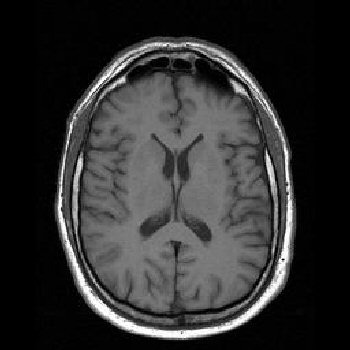
#> input picture LAB4- IMAGE SAMPLING/pred1.jpg, 350 x 350 px
$ jupyter execute LAB4_2247218.ipynb
#> lines starting #> are read from the running program, lines starting #| are printed output that depends on the picture
[cell 1]
import cv2
import numpy as np
import matplotlib.pyplot as plt

def resize_nearest_neighbor(image, scale):
    height, width = image.shape[:2]
    new_height = int(height * scale)
    new_width = int(width * scale)
    resized_image = cv2.resize(image, (new_width, new_height), interpolation=cv2.INTER_NEAREST)
    return resized_image

def resize_bilinear(image, scale):
    height, width = image.shape[:2]
    new_height = int(height * scale)
    new_width = int(width * scale)
    resized_image = cv2.resize(image, (new_width, new_height), interpolation=cv2.INTER_LINEAR)
    return resized_image

# Load two images (replace with your image filenames)
image1 = cv2.imread('pred1.jpg')
#> image1 is the input picture: shape (350, 350, 3); min 0, max 255, mean 48.3
image2 = cv2.imread('pred2.jpg')
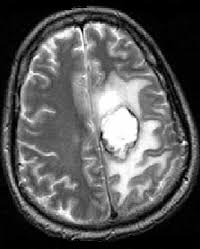
#> input picture LAB4- IMAGE SAMPLING/pred2.jpg, 200 x 249 px
#> image2 is the input picture: shape (249, 200, 3); min 0, max 255, mean 88.5

# Check if images are loaded successfully
if image1 is None or image2 is None:
    print("Error: Unable to load images.")
    exit()

# Specify the scaling factor for image sampling
scale_factor = 0.2  # Change this value as needed

# Perform image sampling using nearest neighbor interpolation
resized_image1_nearest = resize_nearest_neighbor(image1, scale_factor)
#> in resize_nearest_neighbor, `resized_image = cv2.resize(image, (new_width, new_height), interpolati..`:
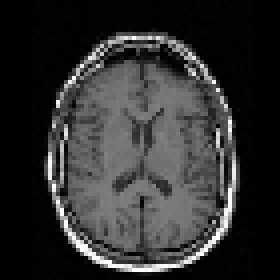
#> resized_image: shape (70, 70, 3) (shown 4 times larger); min 0, max 255, mean 47.8
resized_image2_nearest = resize_nearest_neighbor(image2, scale_factor)
#> call 2 of resize_nearest_neighbor, with scale = 0.2
#> in resize_nearest_neighbor (call 2), `resized_image = cv2.resize(image, (new_width, new_height), interpolati..`:
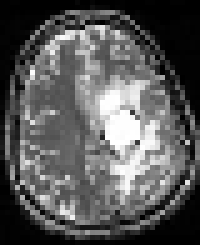
#> resized_image: shape (49, 40, 3) (shown 5 times larger); min 0, max 255, mean 88.5

# Perform image sampling using bilinear interpolation
resized_image1_bilinear = resize_bilinear(image1, scale_factor)
#> in resize_bilinear, `resized_image = cv2.resize(image, (new_width, new_height), interpolati..`:
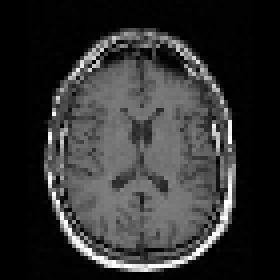
#> resized_image: shape (70, 70, 3) (shown 4 times larger); min 0, max 255, mean 48.5
resized_image2_bilinear = resize_bilinear(image2, scale_factor)
#> call 2 of resize_bilinear, with scale = 0.2
#> in resize_bilinear (call 2), `resized_image = cv2.resize(image, (new_width, new_height), interpolati..`:
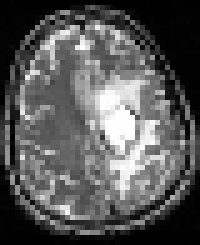
#> resized_image: shape (49, 40, 3) (shown 5 times larger); min 0, max 255, mean 87.8

# Create histograms for the resized images
hist1_nearest = cv2.calcHist([resized_image1_nearest], [0], None, [256], [0, 256])
#> hist1_nearest = 256 values, max 1115 at index 0, min 0 at index 139, mean 19.14
hist2_nearest = cv2.calcHist([resized_image2_nearest], [0], None, [256], [0, 256])
#> hist2_nearest = 256 values, max 146 at index 0, min 0 at index 12, mean 7.66
hist1_bilinear = cv2.calcHist([resized_image1_bilinear], [0], None, [256], [0, 256])
#> hist1_bilinear = 256 values, max 1141 at index 0, min 0 at index 140, mean 19.14
hist2_bilinear = cv2.calcHist([resized_image2_bilinear], [0], None, [256], [0, 256])
#> hist2_bilinear = 256 values, max 135 at index 0, min 0 at index 184, mean 7.66

# Plot histograms
plt.figure(figsize=(12, 6))

plt.subplot(2, 2, 1)
plt.title('Histogram - Nearest Neighbor Interpolation (Image 1)')
plt.plot(hist1_nearest)
plt.xlim([0, 256])

plt.subplot(2, 2, 2)
plt.title('Histogram - Nearest Neighbor Interpolation (Image 2)')
plt.plot(hist2_nearest)
plt.xlim([0, 256])

plt.subplot(2, 2, 3)
plt.title('Histogram - Bilinear Interpolation (Image 1)')
plt.plot(hist1_bilinear)
plt.xlim([0, 256])

plt.subplot(2, 2, 4)
plt.title('Histogram - Bilinear Interpolation (Image 2)')
plt.plot(hist2_bilinear)
plt.xlim([0, 256])

plt.tight_layout()
plt.show()
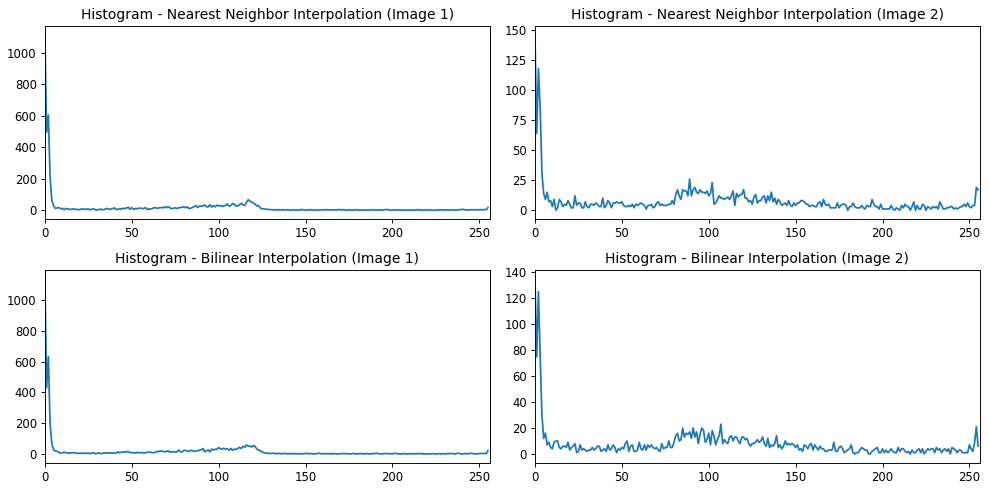
#> figure drawn by matplotlib, 4 panels; panel 1: curve peaks at x = 0, y = 1115; panel 2: curve peaks at x = 0, y = 146; panel 3: curve peaks at x = 0, y = 1141; panel 4: curve peaks at x = 0, y = 135

[cell 2]
# plt.figure(figsize=(12, 6))
# plt.subplot(2, 2, 1)
# cv2_imshow(image1)
plt.figure(figsize=(12, 6))
plt.subplot(2, 2, 1)
plt.imshow(image1, cmap='gray')
plt.title('PET Image')
print(image1)
#> (printed output is left out)

plt.subplot(2, 2, 2)
plt.imshow(resized_image1_nearest, cmap='gray')
plt.title('Resized Image')
print(resized_image1_nearest)
#> (printed output is left out)

plt.subplot(2, 2, 3)
plt.imshow(resized_image1_bilinear, cmap='gray')
plt.title('Resized Image1 Bilinear')
print(resized_image1_bilinear)
#> (printed output is left out)

plt.subplot(2, 2, 4)
plt.imshow(resized_image2_bilinear, cmap='gray')
plt.title('Resized Image2 Bilinear')
print(resized_image2_nearest)
#> (printed output is left out)

plt.tight_layout()
plt.show()
